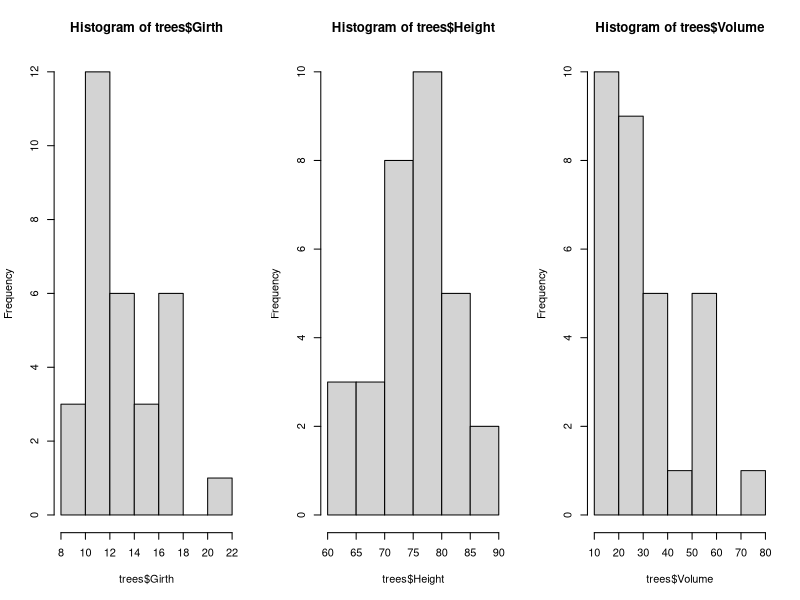
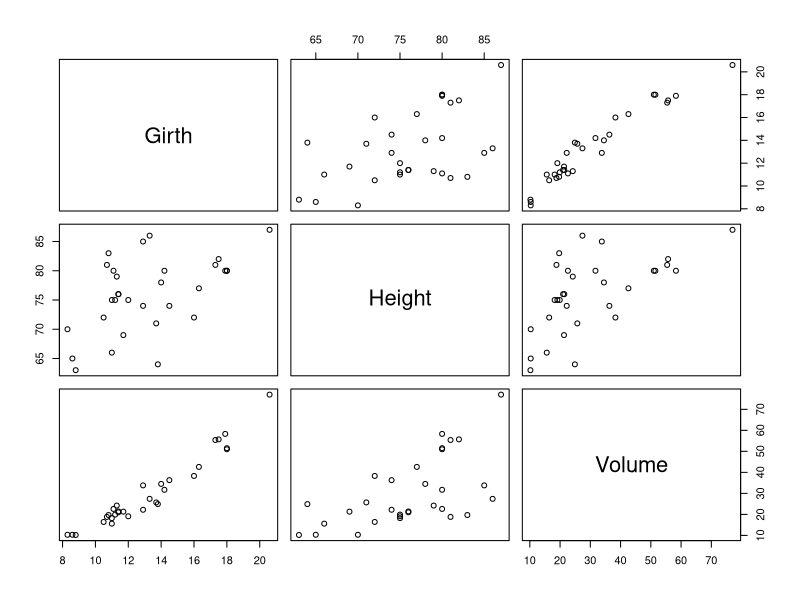

These charts were generated, in order, by the following R code:
## ---- chunk 1
par(mfrow = c(1, 3))
hist(trees$Girth); hist(trees$Height); hist(trees$Volume)
## ---- chunk 2
plot(trees)
## ---- chunk 3
lm <- lm(Volume~Girth, data = trees)
summary(lm)
## ---- chunk 4
lm2 <- lm(Volume~Height, data = trees)
summary(lm2)
## ---- chunk 5
qt(0.005835 / 2, 29) #quantile of the t distribution
pt(-2.976, 29)*2 #probability level of the t distribution
## ---- chunk 6
#Answer
#Approximation
1.5433 - 2*0.3839; 1.5433 +2*0.3839
#Actual
1.5433 + qt(.025, 29)*0.3839; 1.5433 + qt(.975, 29)*0.3839
## ---- chunk 7
confint(lm2, "Height", level = 0.95) #confidence interval
## ---- chunk 8
#Answer
confint(lm2, "(Intercept)", level = 0.999)
## ---- chunk 9
newdata = data.frame(Height = mean(trees$Height))
predict.lm(lm2, newdata = newdata, interval = "prediction", level = .95)
